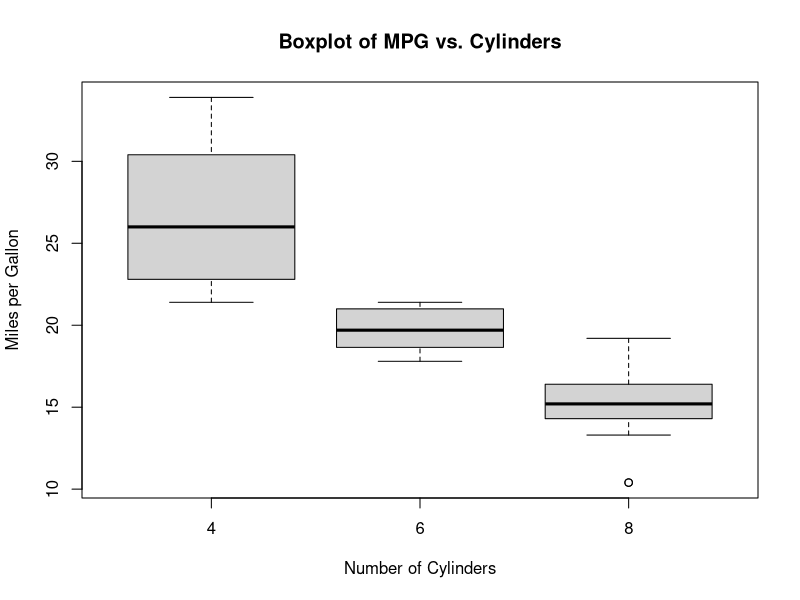

Reproduce this figure in R.
data(mtcars)
boxplot(mpg ~ cyl, data=mtcars, xlab="Number of Cylinders", ylab="Miles per Gallon", main="Boxplot of MPG vs. Cylinders")
